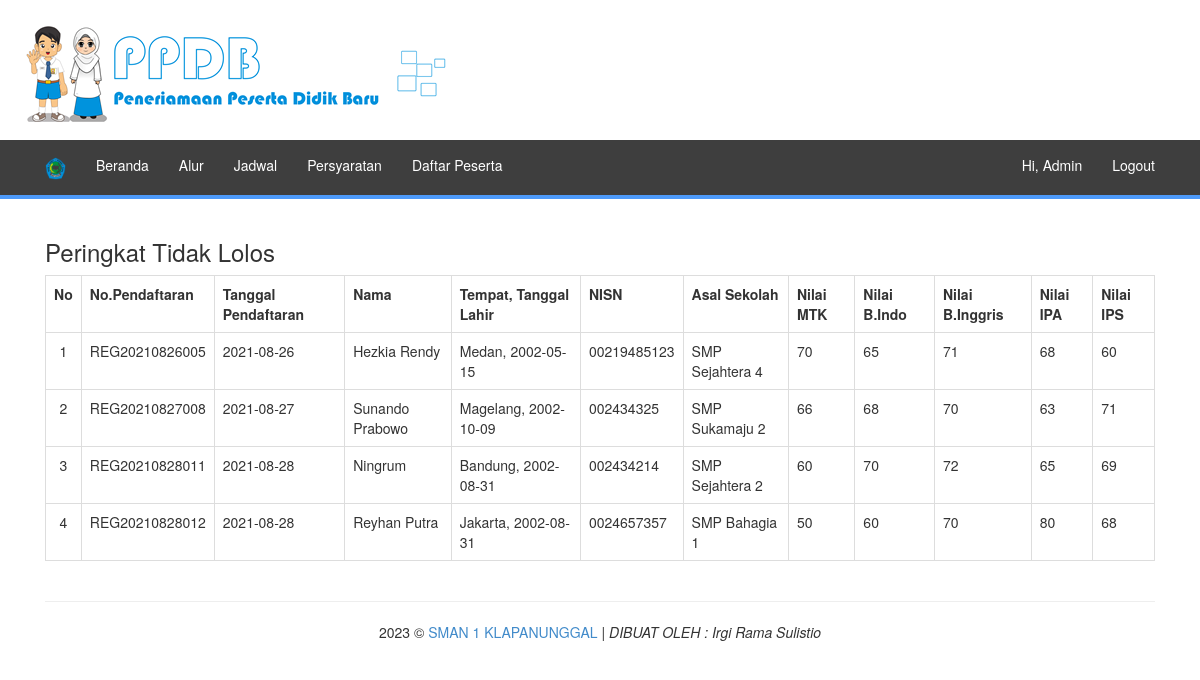
The page /admin/adm_peringkat_tdk_lolos.php on the database its author committed.
### tables this page shows
CREATE TABLE `daftar` (
  `dfr_no` varchar(20) NOT NULL,
  `dfr_tanggal` date DEFAULT NULL,
  `dfr_password` varchar(50) NOT NULL,
  `dft_nama` varchar(50) NOT NULL,
  `dfr_jekel` enum('1','2') DEFAULT NULL,
  `dfr_tmp_lahir` varchar(20) DEFAULT NULL,
  `dfr_tgl_lahir` date DEFAULT NULL,
  `dft_agama` enum('1','2','3','4','5') DEFAULT NULL,
  `dfr_anak_dr` enum('1','2','3','4') DEFAULT NULL,
  `dfr_nisn` varchar(50) DEFAULT NULL,
  `dfr_asal_sekolah` text DEFAULT NULL,
  `dfr_almt_sekolah` text DEFAULT NULL,
  `dfr_pas_photo` text DEFAULT NULL,
  `dfr_nilai_mm` int(11) DEFAULT NULL,
  `dfr_nilai_indo` int(11) DEFAULT NULL,
  `dfr_nilai_eng` int(11) DEFAULT NULL,
  `dfr_nilai_ipa` int(11) DEFAULT NULL,
  `dfr_nilai_ips` int(11) DEFAULT NULL,
  `dfr_ayah` varchar(20) DEFAULT NULL,
  `dfr_ibu` varchar(20) DEFAULT NULL,
  `dfr_alamat` text DEFAULT NULL,
  `dfr_hp_ortu` varchar(12) DEFAULT NULL,
  `status` enum('R','S') DEFAULT NULL,
  `filetf` text DEFAULT NULL
);

### admin/adm_peringkat_tdk_lolos.php (the view, shortened to what this page needs)
<?php
include 'adm_header.php';
include '../koneksi.php';
?>
<link rel="stylesheet" type="text/css" href="https://cdn.datatables.net/1.10.20/css/jquery.dataTables.min.css">
<link rel="stylesheet" type="text/css" href="https://cdn.datatables.net/buttons/1.6.1/css/buttons.dataTables.min.css">
<div class="row clearfix">
  <div class="col-lg-12 column">
    <h3>Peringkat Tidak Lolos</h3>
<div class="table-responsive">
  <table class="table table-bordered">
    <tr>
      <th>No</th>
      <th>No.Pendaftaran</th>
      <th>Tanggal Pendaftaran</th>
      <th>Nama</th>
      <th>Tempat, Tanggal Lahir</th>
      <th>NISN</th>
      <th>Asal Sekolah</th>
      <th>Nilai MTK</th>
      <th>Nilai B.Indo</th>
      <th>Nilai B.Inggris</th>
      <th>Nilai IPA</th>
      <th>Nilai IPS</th>
    </tr>
    <?php
    $no = 1;
    $sql = "SELECT * FROM daftar WHERE status = 'r' ORDER BY dfr_tanggal";
    $datata = $connect->query($sql);
    while ($row = $datata->fetch_array()) {
    ?>
    <tr>
      <td style="text-align:center;"><?php echo $no++; ?></td>
      <td><?php echo $row['dfr_no']; ?></td>
      <td><?php echo $row['dfr_tanggal']; ?></td>
      <td><?php echo $row['dft_nama']; ?></td>
      <td><?php echo $row['dfr_tmp_lahir']; ?>, <?php echo $row['dfr_tgl_lahir']; ?></td>
      <td><?php echo $row['dfr_nisn']; ?></td>
      <td><?php echo $row['dfr_asal_sekolah']; ?></td>
      <td><?php echo $row['dfr_nilai_mm']; ?></td>
      <td><?php echo $row['dfr_nilai_indo']; ?></td>
      <td><?php echo $row['dfr_nilai_eng']; ?></td>
      <td><?php echo $row['dfr_nilai_ipa']; ?></td>
      <td><?php echo $row['dfr_nilai_ips']; ?></td>
    </tr>
    <?php } ?>
  </table>
</div>
  </div>
</div>
<?php
include 'adm_footer.php';
?>

### rows shown on the page
daftar: dfr_no "REG20210826005", dfr_tanggal "2021-08-26", dft_nama "Hezkia Rendy", dfr_tmp_lahir "Medan", dfr_tgl_lahir "2002-05-15", dfr_nisn "00219485123", dfr_asal_sekolah "SMP Sejahtera 4", dfr_nilai_mm "70", dfr_nilai_indo "65", dfr_nilai_eng "71", dfr_nilai_ipa "68", dfr_nilai_ips "60"
daftar: dfr_no "REG20210827008", dfr_tanggal "2021-08-27", dft_nama "Sunando Prabowo", dfr_tmp_lahir "Magelang", dfr_tgl_lahir "2002-10-09", dfr_nisn "002434325", dfr_asal_sekolah "SMP Sukamaju 2", dfr_nilai_mm "66", dfr_nilai_indo "68", dfr_nilai_eng "70", dfr_nilai_ipa "63", dfr_nilai_ips "71"
daftar: dfr_no "REG20210828011", dfr_tanggal "2021-08-28", dft_nama "Ningrum", dfr_tmp_lahir "Bandung", dfr_tgl_lahir "2002-08-31", dfr_nisn "002434214", dfr_asal_sekolah "SMP Sejahtera 2", dfr_nilai_mm "60", dfr_nilai_indo "70", dfr_nilai_eng "72", dfr_nilai_ipa "65", dfr_nilai_ips "69"
daftar: dfr_no "REG20210828012", dfr_tanggal "2021-08-28", dft_nama "Reyhan Putra", dfr_tmp_lahir "Jakarta", dfr_tgl_lahir "2002-08-31", dfr_nisn "0024657357", dfr_asal_sekolah "SMP Bahagia 1", dfr_nilai_mm "50", dfr_nilai_indo "60", dfr_nilai_eng "70", dfr_nilai_ipa "80", dfr_nilai_ips "68"
